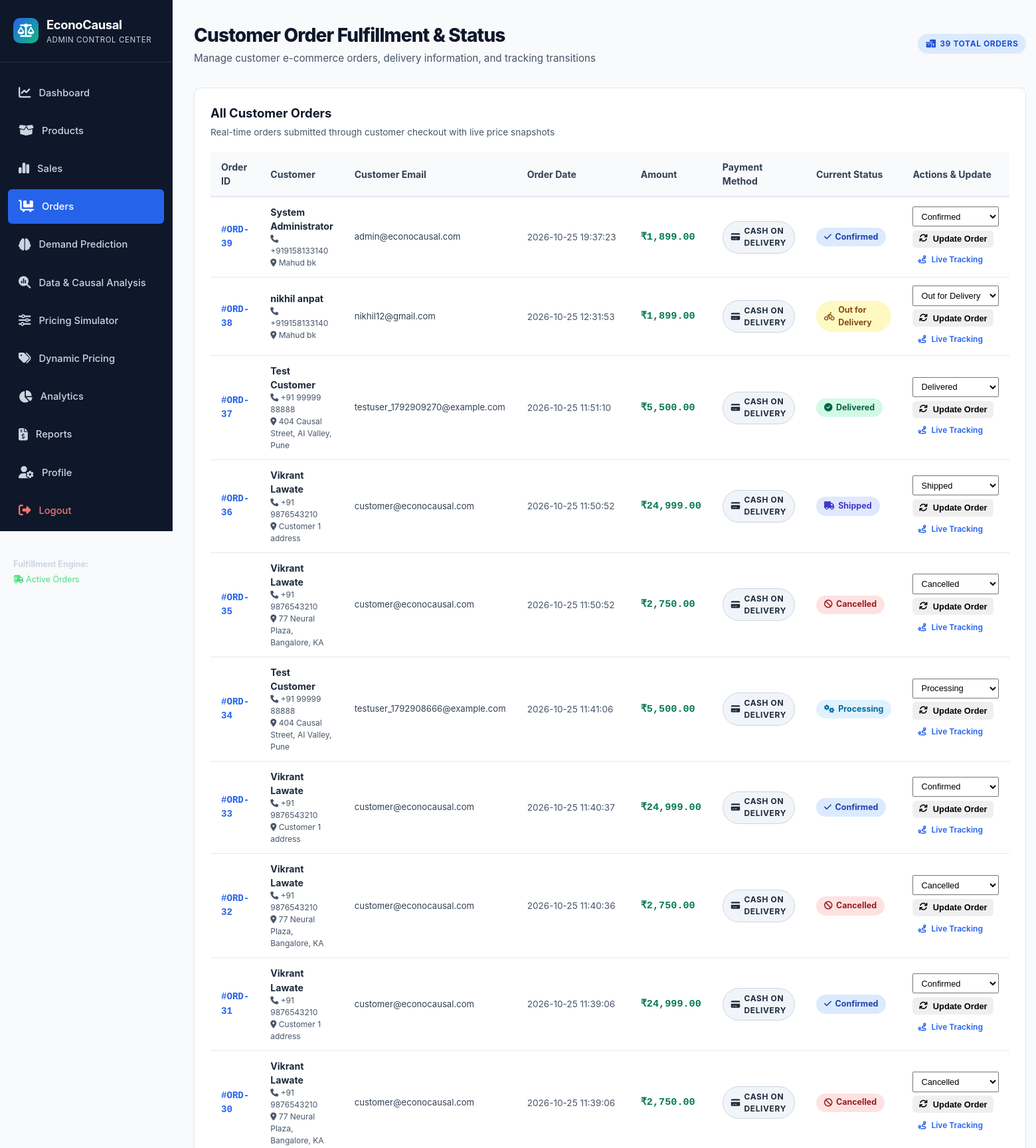
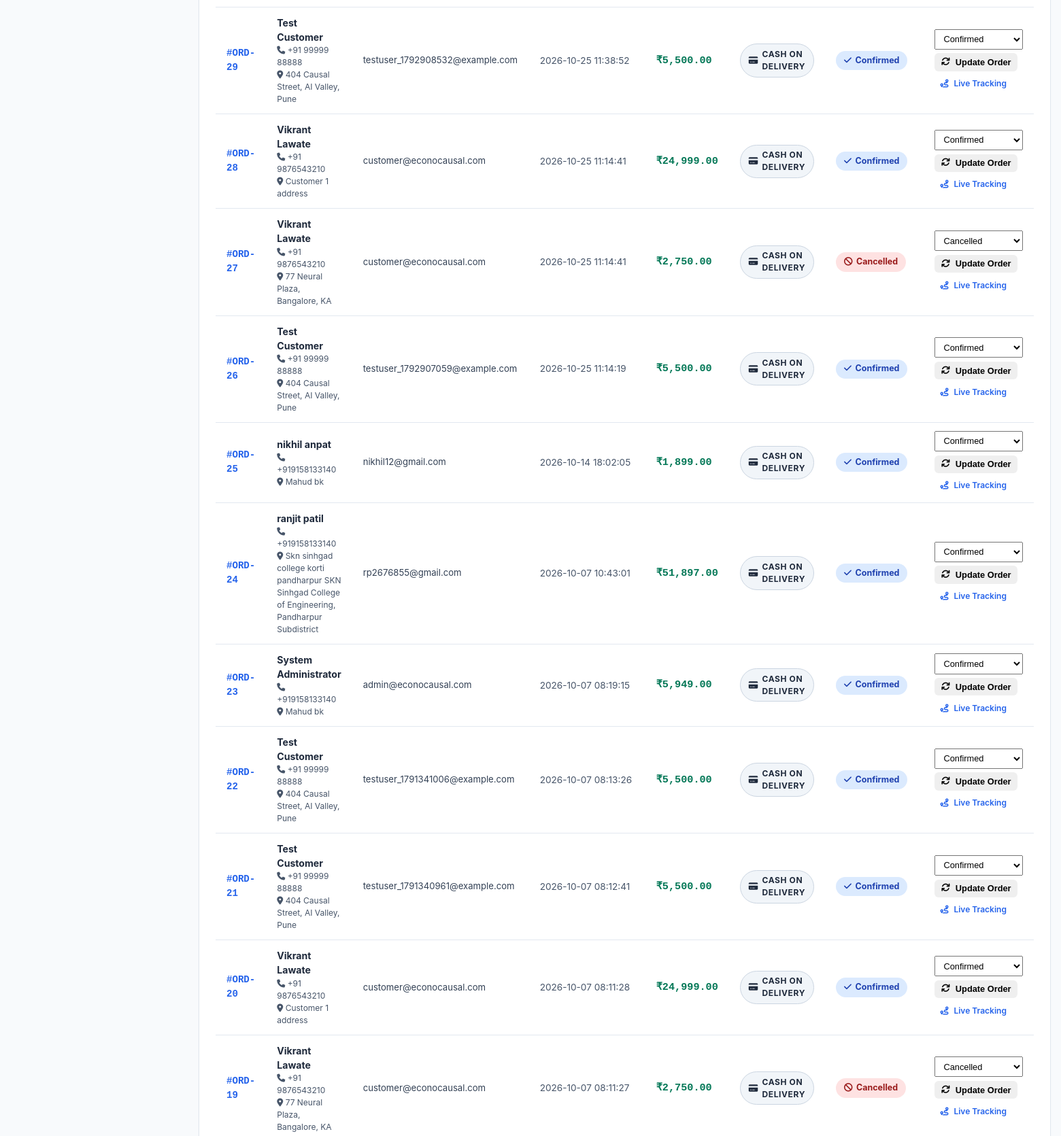
Page /admin/orders (signed in, upper part) on the committed database (2 pictures, top to bottom).
### tables this page shows
CREATE TABLE orders (
            id INTEGER PRIMARY KEY AUTOINCREMENT,
            user_id INTEGER NOT NULL,
            order_date TEXT NOT NULL,
            customer_name TEXT NOT NULL,
            customer_email TEXT NOT NULL,
            delivery_address TEXT NOT NULL,
            phone TEXT NOT NULL,
            total_amount REAL NOT NULL,
            status TEXT NOT NULL DEFAULT 'Pending',
            payment_method TEXT DEFAULT 'Cash on Delivery', estimated_delivery TEXT DEFAULT '', created_at TEXT DEFAULT '', updated_at TEXT DEFAULT '',
            FOREIGN KEY (user_id) REFERENCES users (id)
        );

### app.py (the view)
@app.route("/admin/orders")
@admin_required
def admin_orders():
    orders = get_all_orders()
    return render_template("admin_orders.html", orders=orders)

### app.py (called while the page is built)
def admin_required(f):
    @wraps(f)
    def decorated_function(*args, **kwargs):
        if "user_id" not in session:
            flash("Admin login required.", "warning")
            return redirect(url_for("admin_login", next=request.path))
        if session.get("role") != "admin":
            flash("Access denied: Administrative privileges required.", "danger")
            return redirect(url_for("customer_dashboard"))
        return f(*args, **kwargs)
    return decorated_function

@app.context_processor
def inject_global_context():
    user_id = session.get("user_id")
    cart_count = 0
    if user_id:
        try:
            cart_count = get_cart_count(user_id)
        except Exception:
            cart_count = 0
    return {
        "current_user": {
            "id": user_id,
            "name": session.get("name"),
            "email": session.get("email"),
            "role": session.get("role"),
        } if user_id else None,
        "cart_count": cart_count,
    }

### database/database.py (called while the page is built)
def get_db_connection() -> sqlite3.Connection:
    conn = sqlite3.connect(DB_PATH)
    conn.row_factory = sqlite3.Row
    return conn

def get_cart_count(user_id: int) -> int:
    conn = get_db_connection()
    cursor = conn.cursor()
    cursor.execute("SELECT COALESCE(SUM(quantity), 0) as cnt FROM cart WHERE user_id = ?", (user_id,))
    count = cursor.fetchone()["cnt"]
    conn.close()
    return int(count)

def get_all_orders() -> List[Dict[str, Any]]:
    conn = get_db_connection()
    cursor = conn.cursor()
    cursor.execute("SELECT * FROM orders ORDER BY id DESC")
    orders = [dict(row) for row in cursor.fetchall()]
    for order in orders:
        cursor.execute("SELECT * FROM order_items WHERE order_id = ?", (order["id"],))
        order["items"] = [dict(item) for item in cursor.fetchall()]
        order["item_count"] = sum(i["quantity"] for i in order["items"])
    conn.close()
    return orders

### templates/admin_orders.html (shortened to what this page needs)
<!DOCTYPE html>
<html lang="en">
<head>
    <link rel="stylesheet" href="/static/css/style.css">
    <link rel="stylesheet" href="https://cdnjs.cloudflare.com/ajax/libs/font-awesome/6.4.0/css/all.min.css">
</head>
<body>
    <aside class="sidebar">
        <div class="brand">
            <div class="brand-icon"><i class="fa-solid fa-scale-balanced"></i></div>
            <div>
                <div class="brand-title">EconoCausal</div>
                <div class="brand-subtitle">Admin Control Center</div>
            </div>
        </div>
        <ul class="nav-links">
            <li class="nav-item">
                <a href="/admin/dashboard" class="nav-link">
                    <span class="nav-icon"><i class="fa-solid fa-chart-line"></i></span>
                    <span>Dashboard</span>
                </a>
            </li>
            <li class="nav-item">
                <a href="/admin/products" class="nav-link">
                    <span class="nav-icon"><i class="fa-solid fa-box-open"></i></span>
                    <span>Products</span>
                </a>
            </li>
            <li class="nav-item">
                <a href="/admin/sales" class="nav-link">
                    <span class="nav-icon"><i class="fa-solid fa-chart-simple"></i></span>
                    <span>Sales</span>
                </a>
            </li>
            <li class="nav-item">
                <a href="/admin/orders" class="nav-link active">
                    <span class="nav-icon"><i class="fa-solid fa-cart-flatbed"></i></span>
                    <span>Orders</span>
                </a>
            </li>
            <li class="nav-item">
                <a href="/dashboard" class="nav-link">
                    <span class="nav-icon"><i class="fa-solid fa-brain"></i></span>
                    <span>Demand Prediction</span>
                </a>
            </li>
            <li class="nav-item">
                <a href="/analysis" class="nav-link">
                    <span class="nav-icon"><i class="fa-solid fa-magnifying-glass-chart"></i></span>
                    <span>Data & Causal Analysis</span>
                </a>
            </li>
            <li class="nav-item">
                <a href="/simulator" class="nav-link">
                    <span class="nav-icon"><i class="fa-solid fa-sliders"></i></span>
                    <span>Pricing Simulator</span>
                </a>
            </li>
            <li class="nav-item">
                <a href="/simulator" class="nav-link">
                    <span class="nav-icon"><i class="fa-solid fa-tags"></i></span>
                    <span>Dynamic Pricing</span>
                </a>
            </li>
            <li class="nav-item">
                <a href="/analysis" class="nav-link">
                    <span class="nav-icon"><i class="fa-solid fa-chart-pie"></i></span>
                    <span>Analytics</span>
                </a>
            </li>
            <li class="nav-item">
                <a href="/admin/sales" class="nav-link">
                    <span class="nav-icon"><i class="fa-solid fa-file-invoice-dollar"></i></span>
                    <span>Reports</span>
                </a>
            </li>
            <li class="nav-item">
                <a href="/admin/profile" class="nav-link">
                    <span class="nav-icon"><i class="fa-solid fa-user-gear"></i></span>
                    <span>Profile</span>
                </a>
            </li>
            <li class="nav-item">
                <a href="/admin/logout" class="nav-link" style="color: #f87171;">
                    <span class="nav-icon"><i class="fa-solid fa-right-from-bracket"></i></span>
                    <span>Logout</span>
                </a>
            </li>
        </ul>
        <div class="sidebar-footer">
            <div><strong>Fulfillment Engine:</strong></div>
            <div style="color: #4ade80; margin-top:0.25rem;"><i class="fa-solid fa-truck-fast"></i> Active Orders</div>
        </div>
    </aside>
    <main class="main-content">
        <header class="top-header">
            <div>
                <h1 class="page-title">Customer Order Fulfillment & Status</h1>
                <p class="page-subtitle">Manage customer e-commerce orders, delivery information, and tracking transitions</p>
            </div>
            <div class="header-badges">
                <span class="badge badge-primary"><i class="fa-solid fa-boxes-packing"></i> {{ orders|length }} Total Orders</span>
            </div>
        </header>
        <div class="card">
            <h3 class="card-title">All Customer Orders</h3>
            <p class="card-subtitle">Real-time orders submitted through customer checkout with live price snapshots</p>
            {% if orders|length == 0 %}
            <div style="text-align: center; padding: 3rem 1rem; color: var(--gray-600);">
                <i class="fa-solid fa-box-open" style="font-size: 3rem; color: var(--gray-300); margin-bottom: 1rem;"></i>
                <h4>No Orders Placed Yet</h4>
                <p>Customer orders placed through the e-commerce store will appear here in real time.</p>
                <a href="/products" class="btn btn-outline" style="margin-top: 1rem;"><i class="fa-solid fa-store"></i> Browse Customer Store</a>
            </div>
            {% else %}
            <div class="table-responsive">
                <table class="table">
                    <thead>
                        <tr>
                            <th>Order ID</th>
                            <th>Customer</th>
                            <th>Customer Email</th>
                            <th>Order Date</th>
                            <th>Amount</th>
                            <th>Payment Method</th>
                            <th>Current Status</th>
                            <th>Actions & Update</th>
                        </tr>
                    </thead>
                    <tbody>
                        {% for o in orders %}
                        <tr>
                            <td style="font-family: monospace; font-weight: 700; color: var(--primary);">
                                #ORD-{{ o.id }}
                            </td>
                            <td>
                                <strong>{{ o.customer_name }}</strong>
                                <div style="font-size: 0.75rem; color: var(--gray-600);"><i class="fa-solid fa-phone"></i> {{ o.phone }}</div>
                                <div style="font-size: 0.75rem; color: var(--gray-600);"><i class="fa-solid fa-location-dot"></i> {{ o.delivery_address }}</div>
                            </td>
                            <td style="font-size: 0.82rem; color: var(--gray-700);">
                                {{ o.customer_email }}
                            </td>
                            <td style="font-size: 0.85rem; color: var(--gray-600); white-space: nowrap;">
                                {{ o.order_date }}
                            </td>
                            <td style="font-family: monospace; font-weight: 700; font-size: 0.95rem; color: #047857;">
                                ₹{{ "{:,.2f}".format(o.total_amount) }}
                            </td>
                            <td style="font-size: 0.85rem;">
                                <span class="badge" style="background: var(--gray-100); color: var(--gray-800); border: 1px solid var(--gray-300);">
                                    <i class="fa-solid fa-credit-card"></i> {{ o.payment_method }}
                                </span>
                            </td>
                            <td>
                                <span class="status-badge status-{{ o.status|replace(' ', '-') }}">
                                    <i class="fa-solid {{ 'fa-clock' if o.status == 'Pending' else 'fa-check' if o.status == 'Confirmed' else 'fa-gears' if o.status == 'Processing' else 'fa-truck' if o.status == 'Shipped' else 'fa-person-biking' if o.status == 'Out for Delivery' else 'fa-circle-check' if o.status == 'Delivered' else 'fa-ban' }}"></i>
                                    {{ o.status }}
                                </span>
                            </td>
                            <td>
                                <div style="display: flex; flex-direction: column; gap: 0.4rem;">
                                    <form method="POST" action="/admin/orders/update-status" style="display: flex; gap: 0.35rem; align-items: center; flex-wrap: wrap;">
                                        <select name="status" class="form-select" style="padding: 0.35rem 0.5rem; font-size: 0.8rem; width: auto; min-width: 130px;">
                                            <option value="Confirmed" {% if o.status == 'Confirmed' %}selected{% endif %}>Confirmed</option>
                                            <option value="Processing" {% if o.status == 'Processing' %}selected{% endif %}>Processing</option>
                                            <option value="Shipped" {% if o.status == 'Shipped' %}selected{% endif %}>Shipped</option>
                                            <option value="Out for Delivery" {% if o.status == 'Out for Delivery' %}selected{% endif %}>Out for Delivery</option>
                                            <option value="Delivered" {% if o.status == 'Delivered' %}selected{% endif %}>Delivered</option>
                                            <option value="Cancelled" {% if o.status == 'Cancelled' %}selected{% endif %}>Cancelled</option>
                                        </select>
                                        <button type="submit" class="btn btn-outline" style="padding: 0.35rem 0.6rem; font-size: 0.8rem; white-space: nowrap;">
                                            <i class="fa-solid fa-arrows-rotate"></i> Update Order
                                        </button>
                                    </form>
                                    <div style="display: flex; gap: 0.5rem;">
                                        <a href="/customer/orders/{{ o.id }}/track" target="_blank" class="btn btn-sm btn-outline" style="padding: 0.2rem 0.5rem; font-size: 0.75rem; color: var(--primary); text-decoration: none;">
                                            <i class="fa-solid fa-route"></i> Live Tracking
                                        </a>
                                    </div>
                                </div>
                            </td>
                        </tr>
                        {% endfor %}
                    </tbody>
                </table>
            </div>
            {% endif %}
        </div>
    </main>
</body>
</html>

### rows in the picture
orders: id "39", customer_name "System Administrator", phone "+919158133140", delivery_address "Mahud bk", customer_email "admin@econocausal.com", order_date "2026-10-25 19:37:23", total_amount "1,899.00", payment_method "CASH ON DELIVERY", status "Confirmed"
orders: id "38", customer_name "nikhil anpat", phone "+919158133140", delivery_address "Mahud bk", customer_email "nikhil12@gmail.com", order_date "2026-10-25 12:31:53", total_amount "1,899.00", payment_method "CASH ON DELIVERY", status "Out for Delivery"
orders: id "37", customer_name "Test Customer", phone "+91 99999 88888", delivery_address "404 Causal Street, AI Valley, Pune", customer_email "testuser_1792909270@example.com", order_date "2026-10-25 11:51:10", total_amount "5,500.00", payment_method "CASH ON DELIVERY", status "Delivered"
orders: id "36", customer_name "Vikrant Lawate", phone "+91 9876543210", delivery_address "Customer 1 address", customer_email "customer@econocausal.com", order_date "2026-10-25 11:50:52", total_amount "24,999.00", payment_method "CASH ON DELIVERY", status "Shipped"
orders: id "35", customer_name "Vikrant Lawate", phone "+91 9876543210", delivery_address "77 Neural Plaza, Bangalore, KA", customer_email "customer@econocausal.com", order_date "2026-10-25 11:50:52", total_amount "2,750.00", payment_method "CASH ON DELIVERY", status "Cancelled"
orders: id "34", customer_name "Test Customer", phone "+91 99999 88888", delivery_address "404 Causal Street, AI Valley, Pune", customer_email "testuser_1792908666@example.com", order_date "2026-10-25 11:41:06", total_amount "5,500.00", payment_method "CASH ON DELIVERY", status "Processing"
orders: id "33", customer_name "Vikrant Lawate", phone "+91 9876543210", delivery_address "Customer 1 address", customer_email "customer@econocausal.com", order_date "2026-10-25 11:40:37", total_amount "24,999.00", payment_method "CASH ON DELIVERY", status "Confirmed"
orders: id "32", customer_name "Vikrant Lawate", phone "+91 9876543210", delivery_address "77 Neural Plaza, Bangalore, KA", customer_email "customer@econocausal.com", order_date "2026-10-25 11:40:36", total_amount "2,750.00", payment_method "CASH ON DELIVERY", status "Cancelled"
orders: id "31", customer_name "Vikrant Lawate", phone "+91 9876543210", delivery_address "Customer 1 address", customer_email "customer@econocausal.com", order_date "2026-10-25 11:39:06", total_amount "24,999.00", payment_method "CASH ON DELIVERY", status "Confirmed"
orders: id "30", customer_name "Vikrant Lawate", phone "+91 9876543210", delivery_address "77 Neural Plaza, Bangalore, KA", customer_email "customer@econocausal.com", order_date "2026-10-25 11:39:06", total_amount "2,750.00", payment_method "CASH ON DELIVERY", status "Cancelled"
orders: id "29", customer_name "Test Customer", phone "+91 99999 88888", delivery_address "404 Causal Street, AI Valley, Pune", customer_email "testuser_1792908532@example.com", order_date "2026-10-25 11:38:52", total_amount "5,500.00", payment_method "CASH ON DELIVERY", status "Confirmed"
orders: id "28", customer_name "Vikrant Lawate", phone "+91 9876543210", delivery_address "Customer 1 address", customer_email "customer@econocausal.com", order_date "2026-10-25 11:14:41", total_amount "24,999.00", payment_method "CASH ON DELIVERY", status "Confirmed"
orders: id "27", customer_name "Vikrant Lawate", phone "+91 9876543210", delivery_address "77 Neural Plaza, Bangalore, KA", customer_email "customer@econocausal.com", order_date "2026-10-25 11:14:41", total_amount "2,750.00", payment_method "CASH ON DELIVERY", status "Cancelled"
orders: id "26", customer_name "Test Customer", phone "+91 99999 88888", delivery_address "404 Causal Street, AI Valley, Pune", customer_email "testuser_1792907059@example.com", order_date "2026-10-25 11:14:19", total_amount "5,500.00", payment_method "CASH ON DELIVERY", status "Confirmed"
orders: id "25", customer_name "nikhil anpat", phone "+919158133140", delivery_address "Mahud bk", customer_email "nikhil12@gmail.com", order_date "2026-10-14 18:02:05", total_amount "1,899.00", payment_method "CASH ON DELIVERY", status "Confirmed"
orders: id "24", customer_name "ranjit patil", phone "+919158133140", delivery_address "Skn sinhgad college korti pandharpur SKN Sinhgad College of Engineering, Pandharpur Subdistrict", customer_email "rp2676855@gmail.com", order_date "2026-10-07 10:43:01", total_amount "51,897.00", payment_method "CASH ON DELIVERY", status "Confirmed"
orders: id "23", customer_name "System Administrator", phone "+919158133140", delivery_address "Mahud bk", customer_email "admin@econocausal.com", order_date "2026-10-07 08:19:15", total_amount "5,949.00", payment_method "CASH ON DELIVERY", status "Confirmed"
orders: id "22", customer_name "Test Customer", phone "+91 99999 88888", delivery_address "404 Causal Street, AI Valley, Pune", customer_email "testuser_1791341006@example.com", order_date "2026-10-07 08:13:26", total_amount "5,500.00", payment_method "CASH ON DELIVERY", status "Confirmed"
orders: id "21", customer_name "Test Customer", phone "+91 99999 88888", delivery_address "404 Causal Street, AI Valley, Pune", customer_email "testuser_1791340961@example.com", order_date "2026-10-07 08:12:41", total_amount "5,500.00", payment_method "CASH ON DELIVERY", status "Confirmed"
orders: id "20", customer_name "Vikrant Lawate", phone "+91 9876543210", delivery_address "Customer 1 address", customer_email "customer@econocausal.com", order_date "2026-10-07 08:11:28", total_amount "24,999.00", payment_method "CASH ON DELIVERY", status "Confirmed"
orders: id "19", customer_name "Vikrant Lawate", phone "+91 9876543210", delivery_address "77 Neural Plaza, Bangalore, KA", customer_email "customer@econocausal.com", order_date "2026-10-07 08:11:27", total_amount "2,750.00", payment_method "CASH ON DELIVERY", status "Cancelled"

### other values in the picture
{{ orders|length }} "39"
